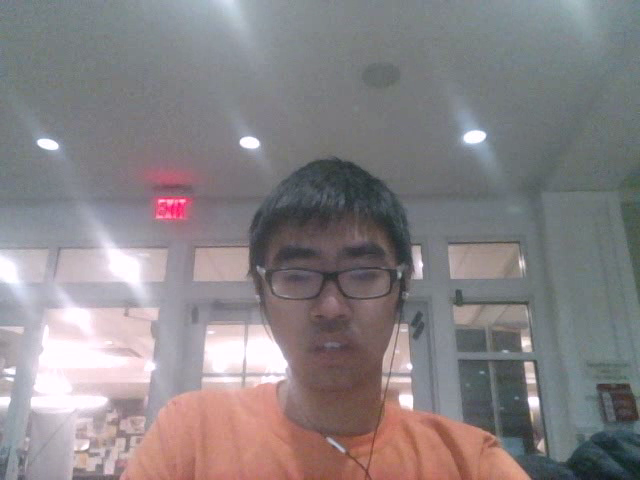
#> input picture frame 5 of datasets/giving/give_0_7.avi, 640 x 480 px, given in place of the camera
$ python dense-optical-flow-test.py   (Python 2 division)
#> lines starting #> are read from the running program, lines starting #| are printed output that depends on the picture
from matplotlib import pyplot as plt
import numpy as np
import math
import cv2

def draw_flow(im,flow,step=16):
    h,w = im.shape[:2]
    y,x = np.mgrid[step/2:h:step,step/2:w:step].reshape(2,-1)
    fx,fy = flow[y,x].T

    # create line endpoints
    lines = np.vstack([x,y,x+fx,y+fy]).T.reshape(-1,2,2)
    lines = np.int32(lines)

    # create image and draw
    vis = cv2.cvtColor(im,cv2.COLOR_GRAY2BGR)
    for (x1,y1),(x2,y2) in lines:
        cv2.line(vis,(x1,y1),(x2,y2),(0,255,0),1)
        cv2.circle(vis,(x1,y1),1,(0,255,0), -1)
    return vis


face_classifier = cv2.CascadeClassifier('../haarcascades/haarcascade_frontalface_default.xml')
#face_classifier = cv2.CascadeClassifier('../haarcascades/haarcascade_eye_tree_eyeglasses.xml')
cap = cv2.VideoCapture(0)

x = 0
y = 0
w = 0
h = 0

print 'Test'
# To keep taking pictures until a face is found
while True:
    ret, old_frame = cap.read()
#> old_frame is the input picture: shape (480, 640, 3); mean B, G, R 133.5, 131.1, 136.8

    prev_gray = cv2.cvtColor(old_frame,cv2.COLOR_BGR2GRAY)
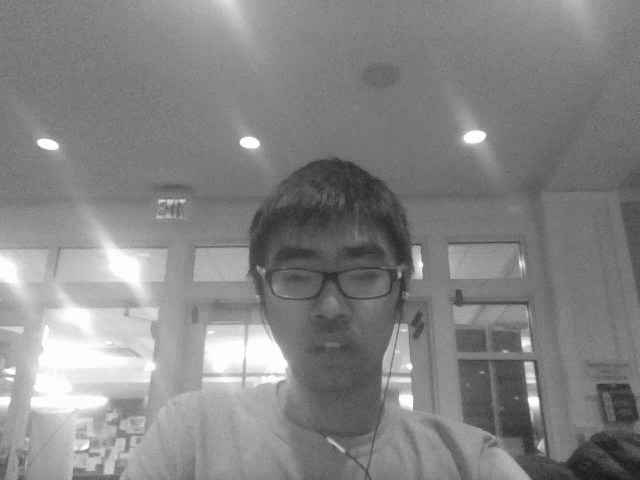
#> prev_gray: shape (480, 640); min 24, max 255, mean 133

    cv2.imshow('test', prev_gray)
    cv2.waitKey(0)

    face = face_classifier.detectMultiScale(old_frame, 1.2, 4)
#> face = [[292, 325, 68, 68]]

    print face
#| [[292 325  68  68]]

    if len(face) == 0:
        print "No face detected"
        continue

    for (x,y,w,h) in face:
        prev_gray = prev_gray[y: y+h, x: x+w]
#> this loop made 1 pass
#> pass 1, `prev_gray = prev_gray[y: y+h, x: x+w]`:
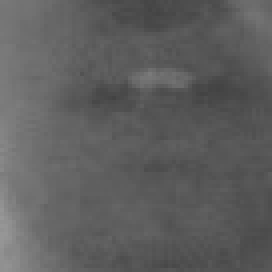
#> prev_gray: shape (68, 68) (shown 4 times larger); min 67, max 151, mean 94.5
        #prev_gray = cv2.resize(prev_gray, (0,0), fx=0.5, fy=0.5)
        #cv2.rectangle(old_frame, (x,y), (x+w, y+h), (0,255,0),2)
    break
i = 0

# Open VideoWriter
fourcc = cv2.VideoWriter_fourcc(*'XVID')
out = cv2.VideoWriter('../datasets/test.avi',fourcc, 20.0, (640,480))

if (not out.isOpened()):
    print "Video writer error"

cv2.imshow('test', prev_gray)
cv2.waitKey(0)


# To open the video with dense optical flow
while True:

    #print i
    ret, old_frame = cap.read()
    out.write(old_frame)

    if cv2.waitKey(1) & 0xFF==ord('q'):
#> (key q is pressed here)
        print 'You are quitting now'
        break
    gray = cv2.cvtColor(old_frame,cv2.COLOR_BGR2GRAY)
    gray = gray[y: y+h, x: x+w]
    #gray = cv2.resize(gray, (0,0), fx=0.5, fy=0.5)
    flow= cv2.calcOpticalFlowFarneback(prev_gray,gray,None, 0.5, 3, 15, 3, 5, 1.2, 0)
    prev_gray = gray
    '''
    print status
    print ''
    print ''
    print ''
    '''
    cv2.imshow('Optical flow',draw_flow(gray,flow))
    '''
    if i > 40:
        break
    '''
    i = i + 1

out.release()
cv2.destroyAllWindows()
print 'Finished!'

$ run again, starting later in the video
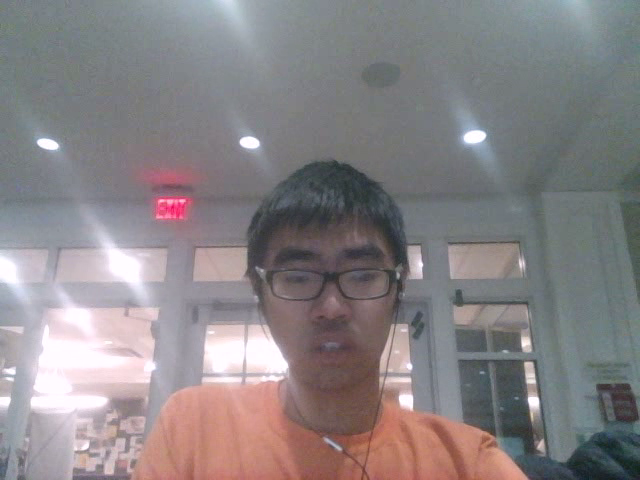
#> input picture frame 23 of datasets/giving/give_0_7.avi, 640 x 480 px, given in place of the camera
#> old_frame is the input picture: shape (480, 640, 3); mean B, G, R 133.5, 131.2, 136.7
#> `prev_gray = cv2.cvtColor(old_frame,cv2.COLOR_BGR2GRAY)`:
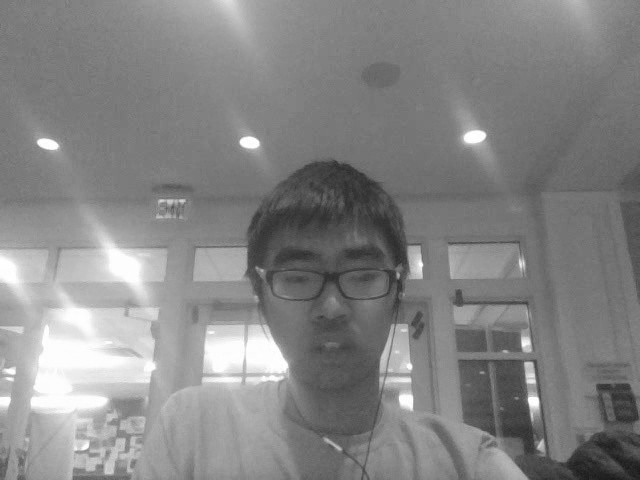
#> prev_gray: shape (480, 640); min 25, max 255, mean 133.1
#> face = ()
#> i = 0
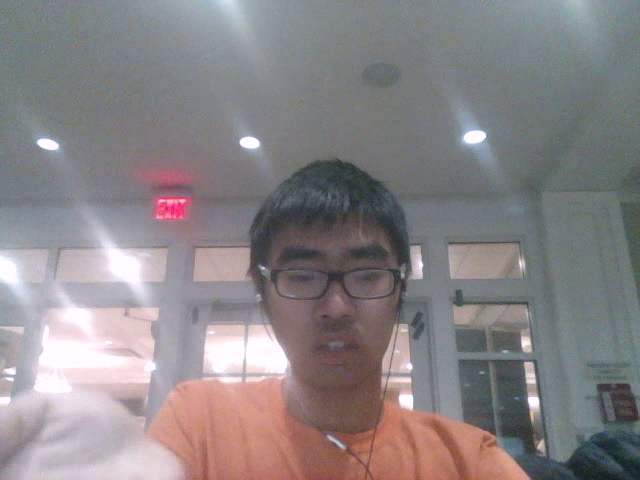
#> input picture frame 29 of datasets/giving/give_0_7.avi, 640 x 480 px, given in place of the camera
#> old_frame is the input picture: shape (480, 640, 3); mean B, G, R 134.3, 131.8, 137.5
